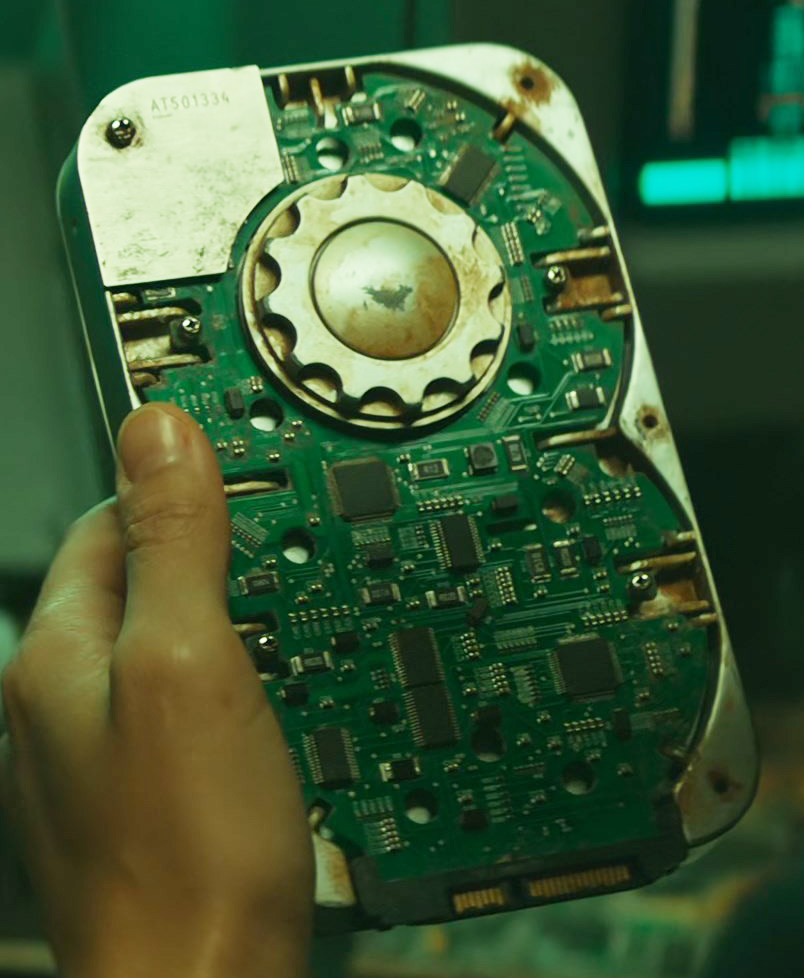
#> input picture image-transform/silo.png, 804 x 978 px
$ python transformer.py silo.png
#> lines starting #> are read from the running program, lines starting #| are printed output that depends on the picture
import argparse
import cv2 as cv
import numpy as np
import matplotlib.pyplot as plt

height = 1900
width = 1240


parser = argparse.ArgumentParser()
parser.add_argument("inputFile", type=str)

args = parser.parse_args()

img = cv.imread(args.inputFile)
#> img is the input picture: shape (978, 804, 3); mean B, G, R 54.2, 89.9, 62.5

assert img is not None, "file could not be read"
rows, cols, ch = img.shape
#> rows = 978; cols = 804; ch = 3

pts1 = np.float32([[40, 90], [552, 34], [780, 834], [248, 933]])
pts2 = np.float32([[0, 0], [width, 0], [width, height], [0, height]])

M = cv.getPerspectiveTransform(pts1, pts2)
dst = cv.warpPerspective(img, M, (width, height))
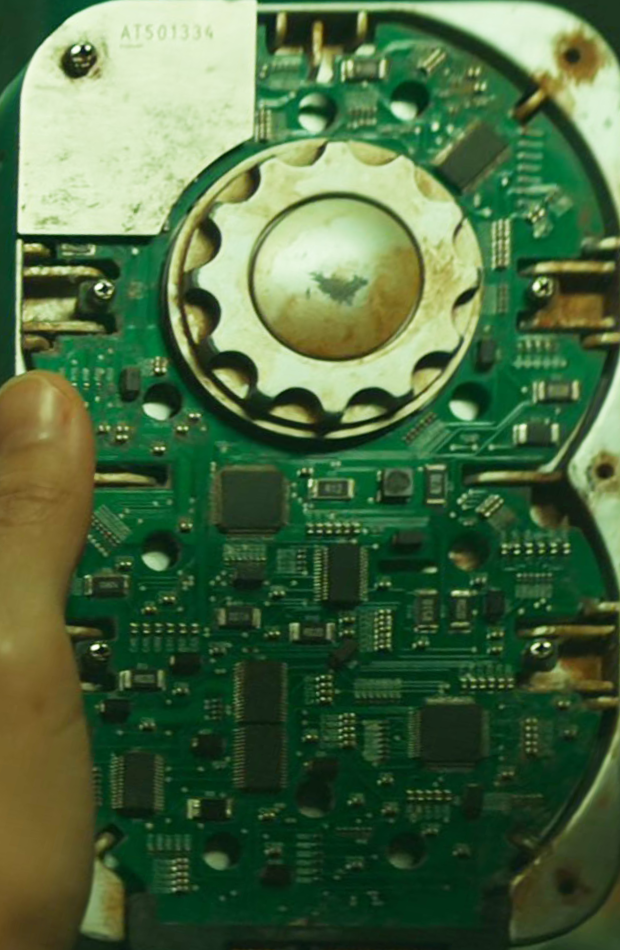
#> dst: shape (1900, 1240, 3) (shown at 1/2 size); mean B, G, R 65.8, 104.9, 75.9

cv.imwrite("transformed.png", dst)

plt.subplot(121), plt.imshow(img), plt.title("Input")
plt.subplot(122), plt.imshow(dst), plt.title("Output")
plt.show()
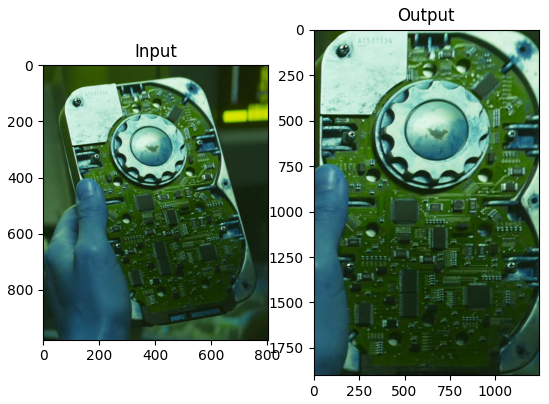
#> figure drawn by matplotlib, 2 panels; B, G, R data is drawn as R, G, B
